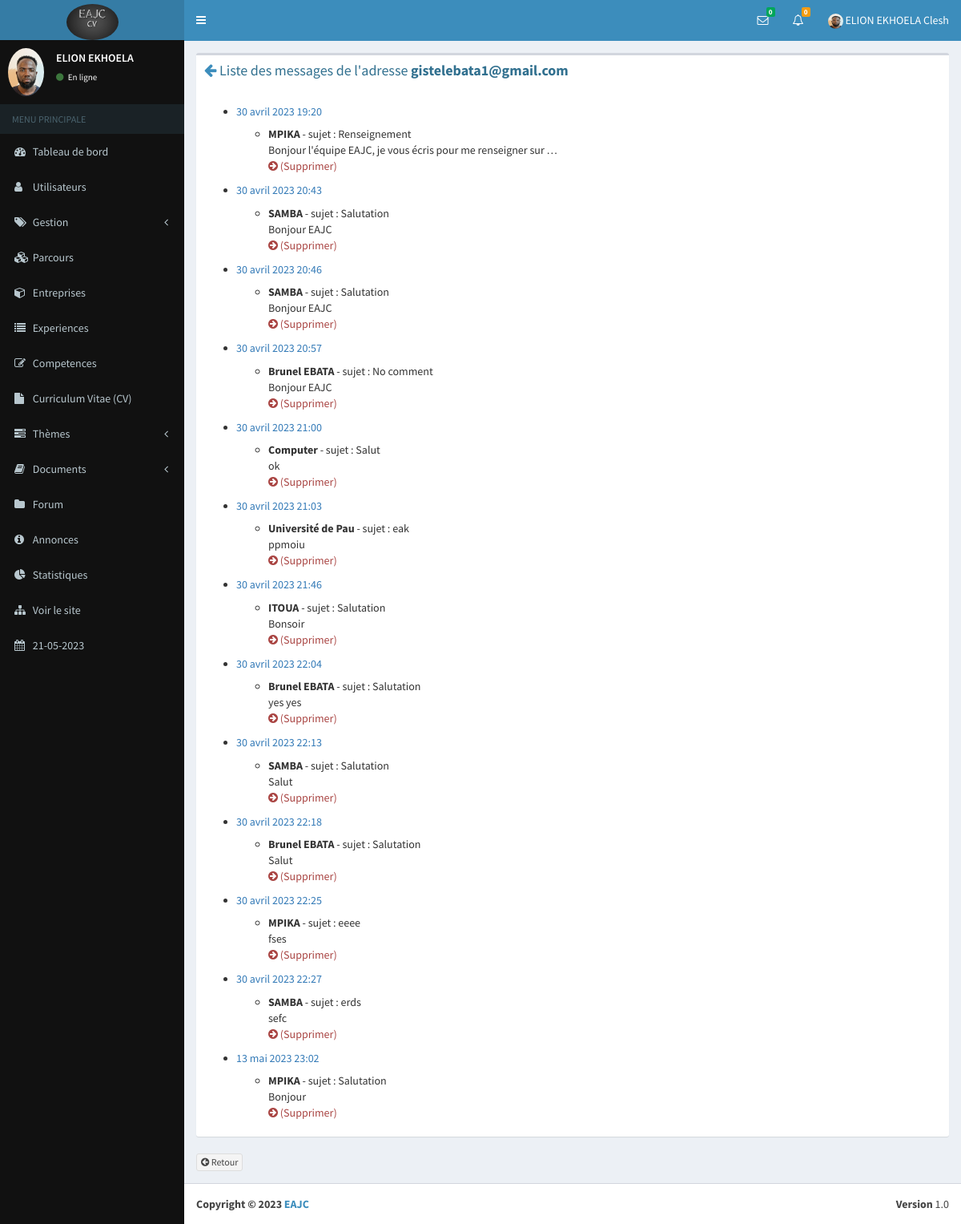
Page /eab/details-contact/gistelebata1@gmail.com (signed in) on the committed database.
### eab/models.py (models this page shows, shortened)
class Parametre(models.Model):
    appname=models.CharField(max_length=100)
    appeditor=models.CharField(max_length=200)
    phone=models.CharField(max_length=200, null=True)
    email=models.CharField(max_length=200, null=True)
    version=models.CharField(max_length=10, null=True)
    devise=models.CharField(max_length=10, null=True)
    COLORS=[
        ('primary','primary'),
        ('info','info'),
        ('success','success'),
        ('danger','danger'),
        ('secondary','secondary'),
        ('dark','dark'),
    ]
    theme=models.CharField(max_length=200, null=True, choices=COLORS)
    logo=models.ImageField(upload_to="media", null=True, blank=True)
    width_logo=models.CharField(max_length=3, null=True)
    height_logo=models.TextField(max_length=3, null=True)

class Profile(models.Model):
    user=models.OneToOneField(User, on_delete=models.CASCADE)
    phone=models.CharField(max_length=100)
    address=models.TextField()
    photo=models.ImageField(upload_to="media", null=True, blank=True)
    SEX=[
        ('Masculin','Masculin'),
        ('Feminin','Feminin')
    ]
    gender=models.CharField(max_length=100, null=True, choices=SEX)
    droitmes=models.BooleanField(default=False, null=True)
    status=models.BooleanField(default=False, null=True)
    apropos=models.TextField(null=True)
    profession=models.CharField(max_length=50, null=True)
    VARIABLE=[
        ('Visible','Visible'),
        ('Invisible','Invisible')
    ]
    vform=models.CharField(max_length=100, null=True, choices=VARIABLE, default="Visible")
    vep=models.CharField(max_length=100, null=True, choices=VARIABLE)
    vcomp=models.CharField(max_length=100, null=True, choices=VARIABLE)
    vaform=models.CharField(max_length=100, null=True, choices=VARIABLE)
    priority=models.BooleanField(null=True,default=False)

class Contact(models.Model):
    name=models.CharField(max_length=100)
    email=models.EmailField()
    subject=models.TextField()
    message=models.TextField(null=True)
    datecontact=models.DateTimeField(null=True, blank=True, auto_now_add=True)
    statut=models.IntegerField(null=True)
    codes=models.CharField(max_length=300, null=True)
    status=models.IntegerField(null=True)
    statutdel=models.IntegerField(null=True, default=0)

### app_auth/decorator.py (the view)
        def wrapper_func(request, *args, **kwargs):
            group=None
            if request.user.groups.exists():
                group=request.user.groups.all()[0].name
            if group in allowed_roles:
                return view_func(request, *args, **kwargs)
            else:
                return HttpResponse("Vous n'êtes pas autorisés à acceder à cette page")

### app_auth/decorator.py (called while the page is built)
def allowed_users(allowed_roles=[]):
    def decorator(view_func):
        def wrapper_func(request, *args, **kwargs):
            group=None
            if request.user.groups.exists():
                group=request.user.groups.all()[0].name
            if group in allowed_roles:
                return view_func(request, *args, **kwargs)
            else:
                return HttpResponse("Vous n'êtes pas autorisés à acceder à cette page")
        return wrapper_func
    return decorator

### eab/views.py (called while the page is built, shortened)
def parametre():
    try:
        parametre=Parametre.objects.all()[0]
    except Exception as e:
        parametre=None
    if parametre == None :
        return redirect("maintenance")
    else:
        return parametre

def new_message( request):
    contacts=Contact.objects.filter(statut=0, status=1).order_by("-id")
    tabUsers=[]
    tabIdUser=[]
    for contact in contacts:
        diccode=eval(contact.codes)
    tab=[]
    for i in tabIdUser:
        if i not in tab:
            tab.append(i)
    dic={}
    for i in tab:
        nombre=0
        for k in tabIdUser:
            if i==k:
                nombre=nombre+1
        dic[i]=nombre
    tabMessages=[]
    tabs=[]
    return tabMessages

def nbnew_message(request):
    contacts=Contact.objects.filter(statut=0, status=1).order_by("-id")
    count=0
    for contact in contacts:
        diccode=eval(contact.codes)
        if int(diccode["user1"])==request.user.id:
            count=count+1
    return count

def nbnew_answer(request):
    questions=Question.objects.filter(user_id=request.user.id)
    number=0
    for question in questions:
        answers=Answer.objects.filter(question_id=question.id, status=0)
        for answer in answers:
            if answer.user_id != request.user.id:
                number+=1
    return number

### eab/templates/contact/details_contact.html (shortened to what this page needs)
{% extends 'global/base.html' %}
{% block content %}
<div class="content-wrapper">
    <section class="content">
        <div class="row">
            <div class="col-xs-12">
                <div class="box">
                    <div class="box-header">
                        <h6 class="box-title text-info"><a href="{% url 'contact/contacts' %}"><i class="fa fa-arrow-left"></i></a> Liste des messages de l'adresse <b>{{ email }}</b></h6>
                    </div>
                    <div class="box-body">
                            {% regroup listeContact by datecontact as datecontact_list %}
                            <ul>
                            {% for datecontact in datecontact_list %}
                                <li>
                                    <h5 class="text-primary">{{ datecontact.grouper }}</h5>
                                    <ul>
                                        {% for contact in datecontact.list %}
                                          <li><b>{{ contact.name }}</b> - sujet : {{ contact.subject }}
                                          </li>
                                          <span>{{ contact.message|safe|truncatewords:10 }}</span>
                                          <p>
                                              <a class="text-danger" href="#" data-toggle="modal" data-target="#contactModal{{ contact.id }}"><i class="fa fa-arrow-circle-right"></i> (Supprimer)</a>
                                          </p>
                                        {% endfor %}
                                    </ul>
                                </li>
                            {% endfor %}
                            </ul>
                        </div>
                    </div>
                    <div>
                        <a href="{% url 'contact/contacts' %}" class="btn btn-default btn-xs"><i class="fa fa-arrow-circle-left"></i> Retour</a>
                    </div>
            </div>
        </div>
    </section>
</div>
{% endblock %}

### eab/templates/global/navbar.html (shortened to what this page needs)
{% load static %}
<header class="main-header">
    <a href="{% url 'dashboard' %}" class="logo">
        {% if parametre.logo %}
        <img class="img-circle" src="{{ parametre.logo.url }}" width="{{ parametre.width_logo }}" height="{{ parametre.height_logo }}" alt="EAJC">
        {% else %}
        <h3><b>EAJC</b></h3>
        {% endif %}
    </a>
    <nav class="navbar navbar-static-top" role="navigation">
      <a href="#" class="sidebar-toggle" data-toggle="offcanvas" role="button">
      </a>
      <div class="navbar-custom-menu">
        <ul class="nav navbar-nav">
          <li class="dropdown messages-menu">
            <a href="#" class="dropdown-toggle" data-toggle="dropdown">
              <i class="fa fa-envelope-o"></i>
              <span class="label label-success">{{ count }}</span>
            </a>
          </li>
          <li class="dropdown notifications-menu">
            <a href="#" class="dropdown-toggle" data-toggle="dropdown">
              <i class="fa fa-bell-o"></i>
              <span class="label label-warning">{{ countanswer }}</span>
            </a>
          </li>
          <li class="dropdown user user-menu">
            <a href="#" class="dropdown-toggle" data-toggle="dropdown">
                {% if request.user.profile.photo %}
                <img class="img-circle" width="19" height="19" src="{{ request.user.profile.photo.url }}" alt="...">
                {% else %}
                <img class="img-circle" width="19" height="19" src="{% static 'dist/img/user.png' %}" alt="...">
                {% endif %}
              <span class="hidden-xs">{{ user.last_name }} {{ user.first_name }}</span>
            </a>
          </li>
        </ul>
      </div>
    </nav>
  </header>

### eab/templates/global/_nav.html (shortened to what this page needs)
{% load static %}
<aside class="main-sidebar bg-black">
    <section class="sidebar">
      <div class="user-panel">
        <div class="pull-left image">
            {% if request.user.profile.photo %}
            <img class="img-circle" src="{{ request.user.profile.photo.url }}" alt="...">
            {% else %}
            <img class="img-circle" width="60" height="50" src="{% static 'dist/img/user.png' %}" alt="...">
            {% endif %}
        </div>
        <div class="pull-left info">
          <p>{{ user.last_name }}</p>
          <a href="{% url 'users/profile' %}"><i class="fa fa-circle text-success"></i> En ligne</a>
        </div>
      </div>
      <ul class="sidebar-menu">
        <li class="header">MENU PRINCIPALE</li>
        <li><a href="{% url 'dashboard' %}"><i class="fa fa-dashboard"></i> <span>Tableau de bord</span></a></li>
        {% for group in request.user.groups.all %}
        {% if group.name == "admin" %}
        <li class="treeview">
          <a href="#">
            <i class="fa fa-user"></i>
            <span>Utilisateurs</span>
          </a>
        </li>
        <li class="treeview">
            <a href="#">
              <i class="fa fa-tags"></i> <span>Gestion</span>
              <i class="fa fa-angle-left pull-right"></i>
            </a>
        </li>
        <li><a href="{% url 'parcours/parcours' %}"><i class="fa fa-cubes"></i> Parcours</a></li>
        <li><a href="{% url 'entreprise/entreprises' %}"><i class="fa fa-cube"></i> <span>Entreprises</span></a></li>
        <li><a href="{% url 'experience/experiences' %}"><i class="fa fa-list"></i> <span>Experiences</span></a></li>
        <li><a href="{% url 'competence/competences' %}"><i class="fa fa-edit"></i> <span>Competences</span></a></li>
        <li><a href="{% url 'cv/recap' %}"><i class="fa fa-file"></i> <span>Curriculum Vitae (CV)</span></a></li>
        <li class="treeview">
          <a href="#">
            <i class="fa fa-tasks"></i> <span>Thèmes</span>
            <i class="fa fa-angle-left pull-right"></i>
          </a>
        </li>
        <li class="treeview">
          <a href="#">
            <i class="fa fa-book"></i> <span>Documents</span>
            <i class="fa fa-angle-left pull-right"></i>
          </a>
        </li>
        <li><a href="{% url 'question/questions' %}"><i class="fa fa-folder"></i> <span>Forum</span></a></li>
        <li><a href="{% url 'annonce/annonces' %}"><i class="fa fa-info-circle"></i> <span>Annonces</span></a></li>
        <li><a href="{% url 'statistique' %}"><i class="fa fa-pie-chart"></i> <span>Statistiques</span></a></li>
        <li><a href="{% url 'home' %}"><i class="fa fa-sitemap"></i> <span>Voir le site</span></a></li>
        <li><a href=""><i class="fa fa-calendar"></i> <span>{{ date|date:"d-m-Y" }}</span></a></li>
        {% endif %}
        {% endfor %}
      </ul>
    </section>
  </aside>

### eab/templates/global/footeradmin.html
<footer class="main-footer">
    <div class="pull-right hidden-xs">
      <b>Version</b> {{parametre.version}}
    </div>
    <strong>Copyright &copy; 2023 <a href="">{{parametre.appname}}</a></strong>
</footer>

### rows in the picture
Parametre: logo (picture), version "1.0", appname "EAJC"
Contact: grouper "30 avril 2023 19:20", name "MPIKA", subject "Renseignement", message "Bonjour l'équipe EAJC, je vous écris pour me renseigner sur …"
Contact: grouper "30 avril 2023 20:43", name "SAMBA", subject "Salutation", message "Bonjour EAJC"
Contact: grouper "30 avril 2023 20:46", name "SAMBA", subject "Salutation", message "Bonjour EAJC"
Contact: grouper "30 avril 2023 20:57", name "Brunel EBATA", subject "No comment", message "Bonjour EAJC"
Contact: grouper "30 avril 2023 21:00", name "Computer", subject "Salut", message "ok"
Contact: grouper "30 avril 2023 21:03", name "Université de Pau", subject "eak", message "ppmoiu"
Contact: grouper "30 avril 2023 21:46", name "ITOUA", subject "Salutation", message "Bonsoir"
Contact: grouper "30 avril 2023 22:04", name "Brunel EBATA", subject "Salutation", message "yes yes"
Contact: grouper "30 avril 2023 22:13", name "SAMBA", subject "Salutation", message "Salut"
Contact: grouper "30 avril 2023 22:18", name "Brunel EBATA", subject "Salutation", message "Salut"
Contact: grouper "30 avril 2023 22:25", name "MPIKA", subject "eeee", message "fses"
Contact: grouper "30 avril 2023 22:27", name "SAMBA", subject "erds", message "sefc"
Contact: grouper "13 mai 2023 23:02", name "MPIKA", subject "Salutation", message "Bonjour"

### other values in the picture
{{ count }} "0"
{{ countanswer }} "0"
{{ user.last_name }} "ELION EKHOELA"
{{ user.first_name }} "Clesh"
{{ date|date:"d-m-Y" }} "21-05-2023"
{{ email }} "gistelebata1@gmail.com"
